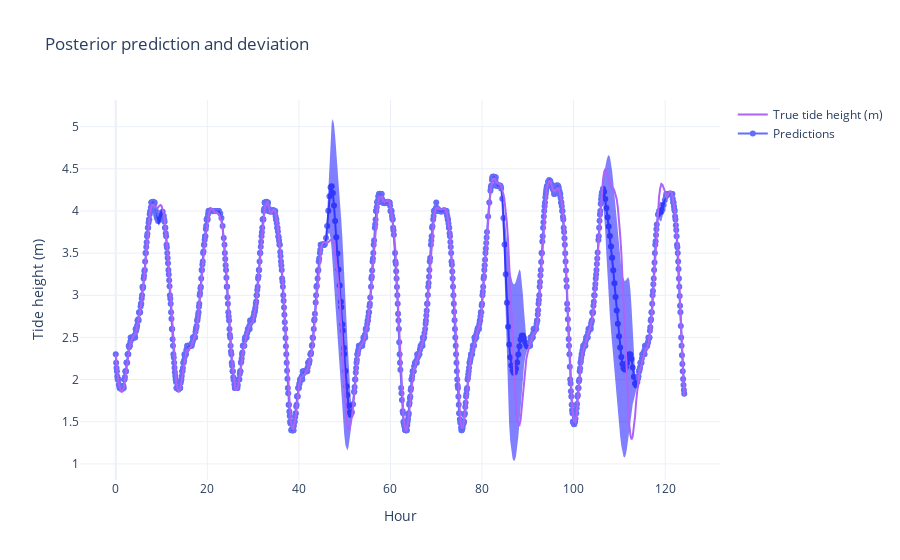

Notebook code for this chart:
### Code cell
fig = plot_gp(x, mean, np.diag(abs(cov)) ** (1/2))
fig.add_trace(
    go.Scatter(x=x, y=data["True tide height (m)"], name="True tide height (m)")
)
fig.update_layout(xaxis_title='Hour', yaxis_title='Tide height (m)', title='Posterior prediction and deviation')

### Figure 1 — Plotly figure (JSON) as saved in the notebook; plotly's stock layout.template omitted (floating-point values rounded to 4 significant figures; data arrays with more than 128 entries replaced by an {"elided": "..."} marker saying what was removed)
{"data": [{"mode": "markers+lines", "name": "Predictions", "type": "scatter", "x": {"elided": "1258 float values"}, "y": {"elided": "1258 float values"}}, {"line": {"color": "blue", "width": 0}, "showlegend": false, "type": "scatter", "x": {"elided": "1258 float values"}, "y": {"elided": "1258 float values"}}, {"fill": "tonexty", "line": {"color": "blue", "width": 0}, "showlegend": false, "type": "scatter", "x": {"elided": "1258 float values"}, "y": {"elided": "1258 float values"}}, {"name": "True tide height (m)", "type": "scatter", "x": {"elided": "1258 float values"}, "y": {"elided": "1258 float values"}}], "layout": {"title": {"text": "Posterior prediction and deviation"}, "xaxis": {"title": {"text": "Hour"}}, "yaxis": {"title": {"text": "Tide height (m)"}}}}
